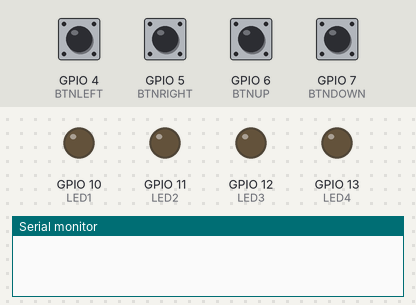
A sketch run on a simulated ESP32-S3. Parts: output pins drawn as LEDs (lit = HIGH), the last lines printed to the serial monitor. Inputs (shaded band) come from the test bench; at power-on: GPIO 4 (BTNLEFT), GPIO 5 (BTNRIGHT), GPIO 6 (BTNUP), GPIO 7 (BTNDOWN) HIGH.

Above: at 0.5 s.
At 1.5 s:
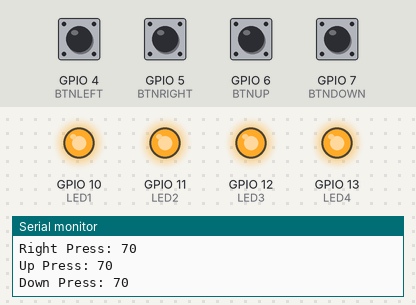
At 3.5 s:
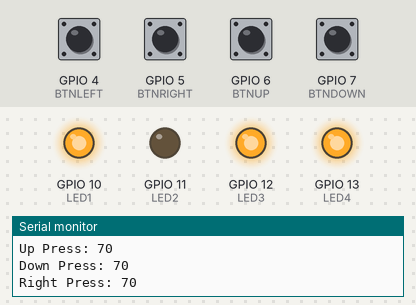
At 5.5 s:
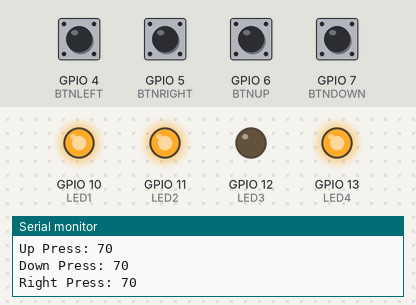
At 6.5 s:
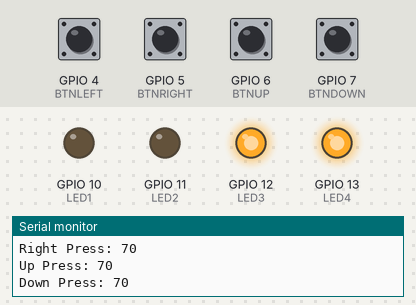
At 8.5 s:
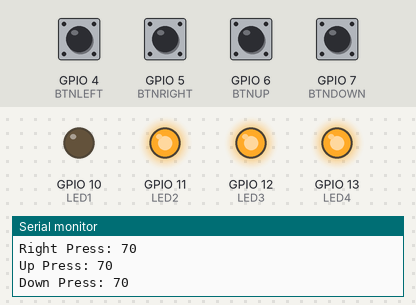
Timing chart, 0 to 9.1 s (numbered marks = the images above):
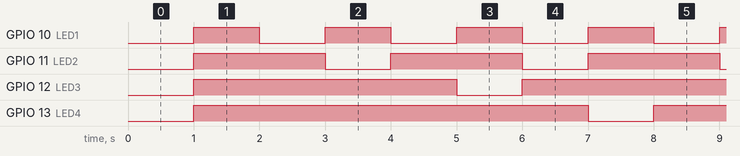

The sketch:

BP_Prospect_Badge_Demo_Code.ino
```cpp
/*
  Based on the WebSerial Demo AP
  Author: Ayush Sharma
  Checkout WebSerial Pro: https://webserial.pro

  BadgePirates Prospect Demo Badge 2022
  Demo Code Author: Carl Fugate
*/


#include <Arduino.h>
#if defined(ESP8266)
  #include <ESP8266WiFi.h>
  #include <ESPAsyncTCP.h>
#elif defined(ESP32)
  #include <WiFi.h>
  #include <AsyncTCP.h>
#endif
#include <ESPAsyncWebServer.h>
#include <WebSerial.h>
#include <AsyncElegantOTA.h>
#include<NoDelay.h>
#include <DNSServer.h>


AsyncWebServer server(80);

const int DEBUGMODE = 1;
const int DEBUGTIMEVAR = 1000;

const char* ssid = "2022_Badge"; // Your WiFi AP SSID
const char* password = ""; // Your WiFi Password

const int LED1 = 10;
const int LED2 = 11;
const int LED3 = 12;
const int LED4 = 13;
const int BTNLEFT = 4;
const int BTNRIGHT = 5;
const int BTNUP = 6;
const int BTNDOWN = 7;
const int BTNMIDDLE = 8;
const int LED_DELAY = 100;
const int BTNTHRESHOLD = 30000;
const int BTNTIMEVAR = 1000;
const int WEBTEXTSCROLLVAR = 2000;

String WEBSERIAL_DATA = "";
int BTNPRESSED = 0;
int FIRSTBOOT = 1;
int WEBSERIAL_MENU_DISPLAY = 0;
int idx = 0;


noDelay BTNLEFT_TIME(BTNTIMEVAR);
noDelay BTNRIGHT_TIME(BTNTIMEVAR);
noDelay BTNUP_TIME(BTNTIMEVAR);
noDelay BTNDOWN_TIME(BTNTIMEVAR);
noDelay BTNMIDDLE_TIME(BTNTIMEVAR);
noDelay DEBUG_TIME(DEBUGTIMEVAR);
noDelay WEBTEXTSCROLL_TIME(WEBTEXTSCROLLVAR);

DNSServer dnsServer;

/* Message callback of WebSerial */
void recvMsg(uint8_t *data, size_t len) {
  //WebSerial.println("Received Data...");
  for(int i=0; i < len; i++){
    WEBSERIAL_DATA += char(data[i]);
  }
  Serial.println(WEBSERIAL_DATA);
  //WebSerial.println(WEBSERIAL_DATA);


}

// Text for WebSerial output


String WEBTEXT[9] = {
  "Welcome to the 2022 Badge Pirates Demo Badge",
  "Badge Features:",
  "ESP32-S Microprocessor",
  "Wifi / Access Point",
  "Web based interactive console",
  "Capacitive Touch buttons",
  "Onboard Over the Air (OTA) update capability",
  "Lithium-ion battery & onboard charger",
  "Contact us at sales@badgepirates.com for more information"
  };


void setup() {
    Serial.begin(115200);
    WiFi.softAP(ssid, password);

    IPAddress IP = WiFi.softAPIP();
    //Serial.print("AP IP address: ");
    //Serial.println(IP);
    // WebSerial is accessible at "<IP Address>/webserial" in browser
    // Modified webserial.h library to go directly to root at <IP Address>/"
    WebSerial.begin(&server);
    /* Attach Message Callback */
    WebSerial.msgCallback(recvMsg);
    AsyncElegantOTA.begin(&server);
    server.begin();
    WebSerial.println("Type 0 to begin");

    dnsServer.start(53, "*", WiFi.softAPIP());

    // SETUP LED pins
    pinMode(LED1, OUTPUT);
    pinMode(LED2, OUTPUT);
    pinMode(LED3, OUTPUT);
    pinMode(LED4, OUTPUT);

if (DEBUGMODE == 1) {

CAPDEBUG();
}

}

void CAPDEBUG() {
  if (DEBUG_TIME.update()) {
  int BTNLEFTVAL = touchRead(BTNLEFT);
  int BTNRIGHTVAL = touchRead(BTNRIGHT);
  int BTNUPVAL = touchRead(BTNUP);
  int BTNDOWNVAL = touchRead(BTNDOWN);
  int BTNMIDDLEVAL = touchRead(BTNMIDDLE);

  Serial.println("--------CAP TOUCH VALUES--------");
  Serial.print("LEFTBTNVAL: "); Serial.println(BTNLEFTVAL);
  Serial.print("RIGHTBTNVAL: "); Serial.println(BTNRIGHTVAL);
  Serial.print("UPBTNVAL: "); Serial.println(BTNUPVAL);
  Serial.print("DOWNBTNVAL: "); Serial.println(BTNDOWNVAL);
  Serial.print("MIDDLEBTNVAL: "); Serial.println(BTNMIDDLEVAL);

  }
}

void BTNCHECK(uint8_t BTNNAME) {
  if (touchRead(BTNNAME) < BTNTHRESHOLD)
    {
        //Serial.print(BTNNAME);
        //Serial.println(touchRead(BTNNAME));
        WebSerial.println("Button Pressed");
        }
}


void WEBSERIAL_MENU() {
  WebSerial.println("Enter your selection: ");
  WebSerial.println("");
  WebSerial.println("");
  WebSerial.println("--------------------");
  WebSerial.println("1. Who are the Badge Pirates?");
  WebSerial.println("2. Badge Overview");
  WebSerial.println("3. Next steps");
  WebSerial.println("--------------------");
}

void loop() {

dnsServer.processNextRequest();

if (FIRSTBOOT == 1) {
  WEBSERIAL_MENU();
  FIRSTBOOT = 0;
  BTNPRESSED = 0;
}


// Iterate through the array by index and itterate every time webscroll time update period
if (idx == sizeof(WEBTEXT)) {
  idx = 0;
}

if (WEBTEXTSCROLL_TIME.update()) {
  WebSerial.println(WEBTEXT[idx]);
  idx++;

}


   if (BTNLEFT_TIME.update()) {
   int BTNLEFTVAL = touchRead(BTNLEFT);
    if (BTNLEFTVAL < BTNTHRESHOLD) { Serial.print("Left Press: "); Serial.println(BTNLEFTVAL); BTNPRESSED = 1; }
   }

   if (BTNRIGHT_TIME.update()) {
   int BTNRIGHTVAL = touchRead(BTNRIGHT);
    if (BTNRIGHTVAL < BTNTHRESHOLD) { Serial.print("Right Press: "); Serial.println(BTNRIGHTVAL); BTNPRESSED = 1; }
   }

   if (BTNUP_TIME.update()) {
   int BTNUPVAL = touchRead(BTNUP);
    if (BTNUPVAL < BTNTHRESHOLD) { Serial.print("Up Press: "); Serial.println(BTNUPVAL); BTNPRESSED = 1; }
   }

   if (BTNDOWN_TIME.update()) {
   int BTNDOWNVAL = touchRead(BTNDOWN);
    if (BTNDOWNVAL < BTNTHRESHOLD) { Serial.print("Down Press: "); Serial.println(BTNDOWNVAL); BTNPRESSED = 1; }
   }

   /* if (BTNMIDDLE_TIME.update()) {
   int BTNMIDDLEVAL = touchRead(BTNMIDDLE);
    if (BTNMIDDLEVAL < BTNTHRESHOLD) { Serial.print("Middle Press: "); Serial.println(BTNMIDDLEVAL); WebSerial.println("Middle Button Pressed"); }
   } */


if (WEBSERIAL_MENU_DISPLAY == 1) {
  WEBSERIAL_MENU();
}

if (WEBSERIAL_DATA == "") {
  WEBSERIAL_MENU_DISPLAY = 0;
}


/*

switch (WEBSERIAL_DATA.toInt()) {
  case 1:
    WebSerial.println("We are the Badge Pirates");
    WEBSERIAL_DATA = "";
    WEBSERIAL_MENU_DISPLAY = 1;
    break;
  case 2:
  WebSerial.println("The badge does things!");
  WEBSERIAL_DATA = "";
  WEBSERIAL_MENU_DISPLAY = 1;
    break;
  case 3:
   WebSerial.println("For more information please contact us at sales@badgepirates.com");
   WEBSERIAL_DATA = "";
   WEBSERIAL_MENU_DISPLAY = 1;
    break;
  default:
    break;
}


*/


// Semi Random LED blinking pattern

if (BTNPRESSED == 1) {
  digitalWrite(LED1, (millis() / 1000) % 2);
  digitalWrite(LED2, (millis() / 1000) % 3);
  digitalWrite(LED3, (millis() / 1000) % 5);
  digitalWrite(LED4, (millis() / 1000) % 7);
  }

//Rest Button pressed value check
BTNPRESSED = 0;

}
```

Measured:
- by itself, GPIO 10 (LED1): alternates HIGH for 1.0 s and LOW for 1.0 s
- by itself, GPIO 11 (LED2): alternates HIGH for 2.0 s and LOW for 1.0 s
- by itself, GPIO 12 (LED3): alternates HIGH for 4.0 s and LOW for 1.0 s
- by itself, GPIO 13 (LED4): alternates HIGH for 6.0 s and LOW for 1.0 s
